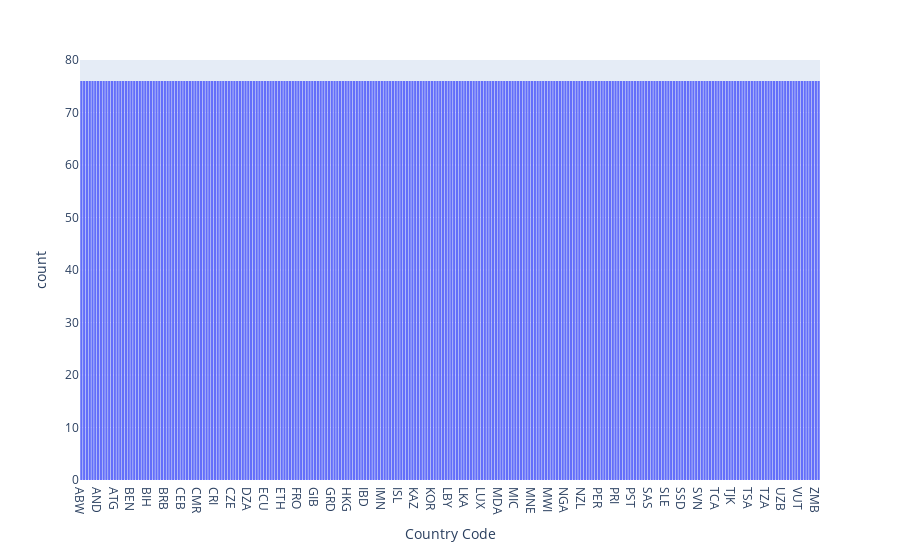

The code cell stored with this chart in its notebook:
### Code cell
px.histogram(df, x="Country Code")

### Figure 1 — Plotly figure (JSON) as saved in the notebook; plotly's stock layout.template omitted (floating-point values rounded to 4 significant figures; data arrays with more than 128 entries replaced by an {"elided": "..."} marker saying what was removed)
{"data": [{"alignmentgroup": "True", "bingroup": "x", "hovertemplate": "Country Code=%{x}<br>count=%{y}<extra></extra>", "legendgroup": "", "marker": {"color": "#636efa", "pattern": {"shape": ""}}, "name": "", "offsetgroup": "", "orientation": "v", "showlegend": false, "type": "histogram", "x": {"elided": "20216 str values"}, "xaxis": "x", "yaxis": "y"}], "layout": {"barmode": "relative", "legend": {"tracegroupgap": 0}, "margin": {"t": 60}, "xaxis": {"anchor": "y", "domain": [0, 1], "title": {"text": "Country Code"}}, "yaxis": {"anchor": "x", "domain": [0, 1], "title": {"text": "count"}}}}
